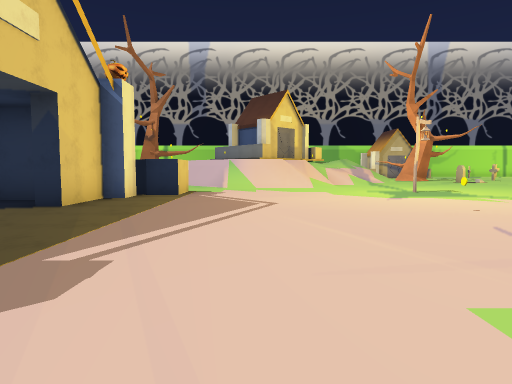
View 1 (above)

18 first-person views from a walk through a scene from a Unity 3-D project. The camera is 1.3 m above the floor, tilts 4° down and sees 75° across. The floor is counted in squares, 2 m on a side. Each view is taken from the middle of a square. On the plan, view 1 faces up. The plan holds only what a view shows up to about 10 squares ahead; the rest is blank. The place goes on beyond the plan. The player character is not drawn. Some animated figures are left out. Some surface patterns are stand-ins.

View 2
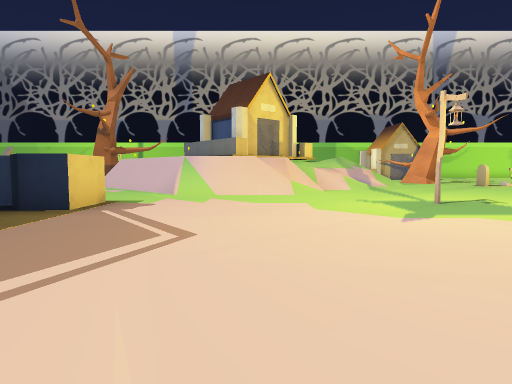

View 3
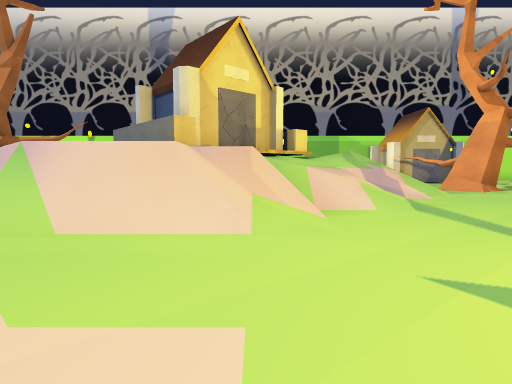

View 4
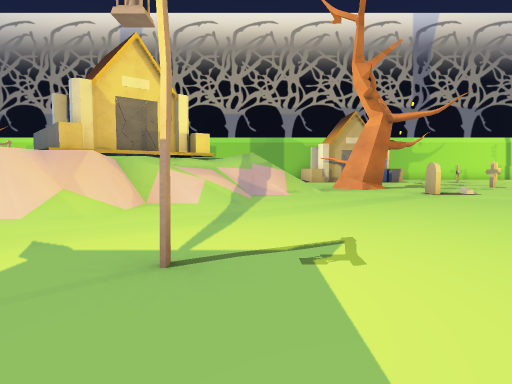

View 5
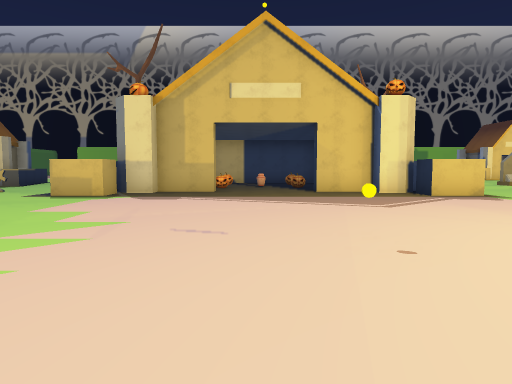

View 6
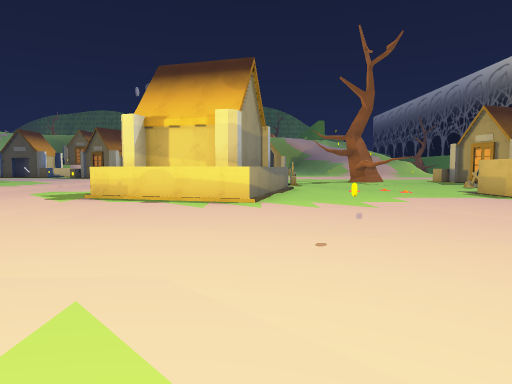

View 7
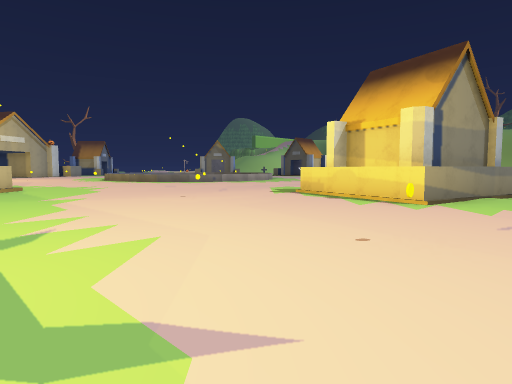

View 8
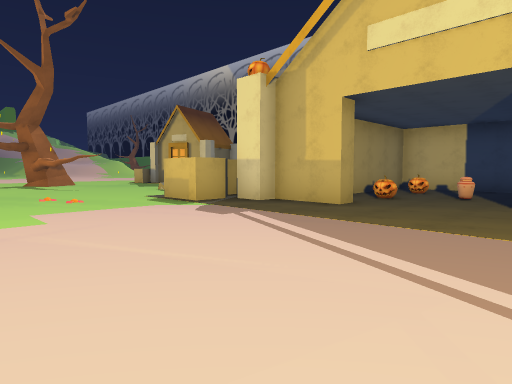

View 9
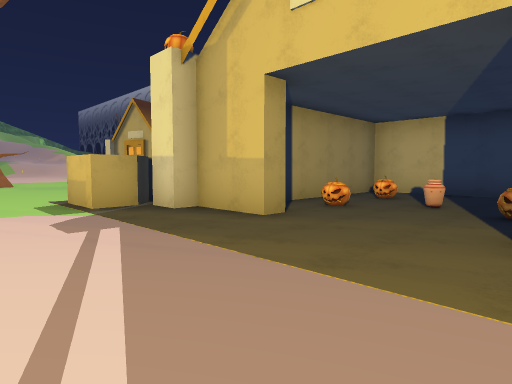

View 10
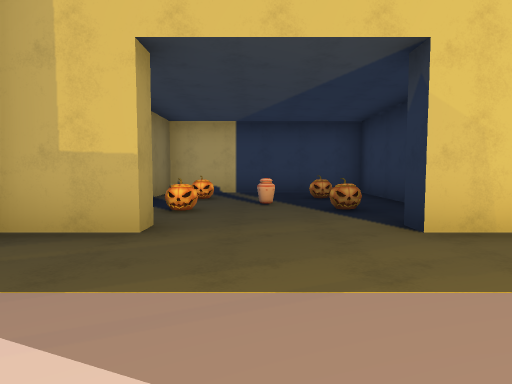

View 11
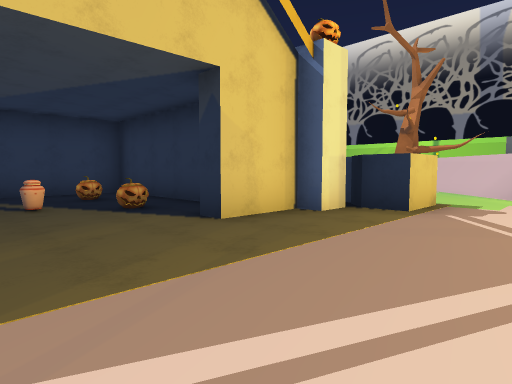

View 12
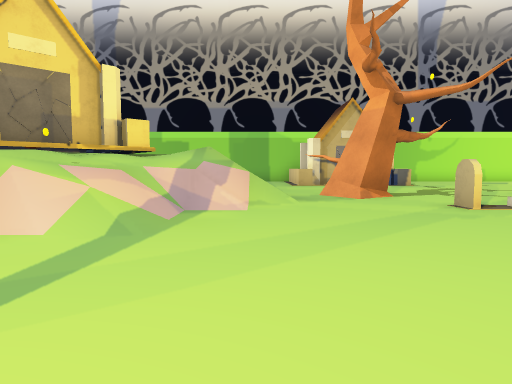

View 13
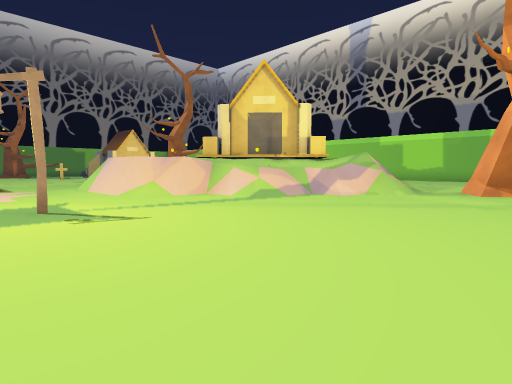

View 14
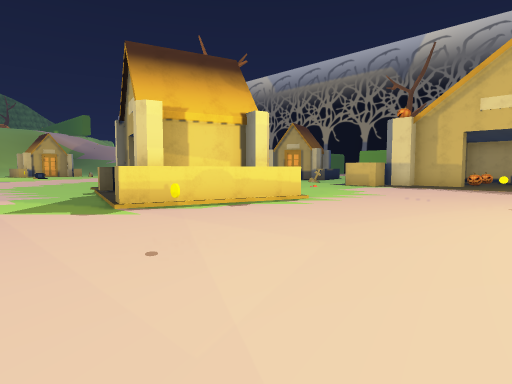

View 15
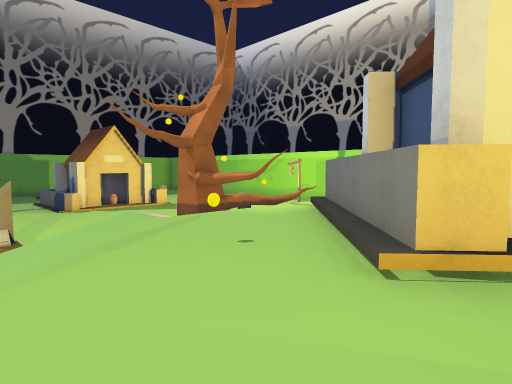

View 16
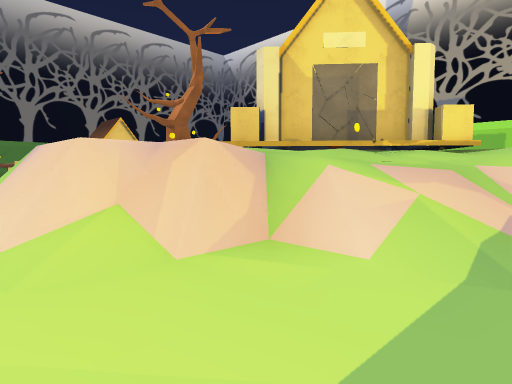

View 17
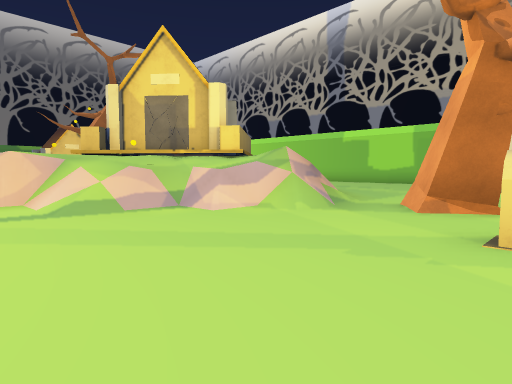

View 18
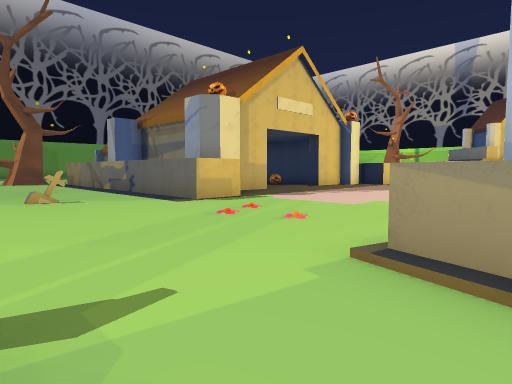

### Floor plan
Key: @ floor where view 1 was taken; # wall or solid block; . main floor; : floor 0.25 m higher than the main floor; + floor 1.5 m higher than the main floor; * floor 2 m higher than the main floor; % floor 2.25 m higher than the main floor; / step, stairs or slope; = window, fence, low wall or low ledge; ^ raised ledge; O other object.
Columns run from 10 left of view 1 to 10 right of it. Each row starts with its distance up from view 1.
 20            #/ ==...O.
 19      O     ##/ =/..O.
 18     OO /^#  ##///.OO.
 17        //##O%////....
 16 ..    ////#//////...O
 15 ...   =**O**/+//.....
 14   .O   #****=///.....
 13        /#**//=.......
 12        ./===//.......
 11        ..............
 10        ..............
  9       ###.....O......
  8       ###............
  7  ######..............
  6  #.O.O#..............
  5  #.O.O.......O.......
  4  #..O................
  3  #.O.O#...........O..
  2  ######..............
  1       ##......^^^#..
  0       ###.@...####...
 -1     #####.OO..#  :...
 -2    .......O..^###/...
 -3    ....#.....#^ #/..
 -4     ...........  ...
 -5        ...... .  ..
 -6         .O.

Where each view was taken, in squares from view 1:
view 1: 0 up, 0 right, facing up
view 2: 3 up, 1 right, facing up
view 3: 8 up, 2 right, facing up
view 4: 7 up, 5 right, facing up
view 5: 4 up, 6 right, facing left
view 6: 8 up, 4 right, facing down
view 7: 8 up, 2 right, facing down-right
view 8: 6 up, 2 right, facing down-left
view 9: 6 up, 0 right, facing down-left
view 10: 4 up, 0 right, facing left
view 11: 3 up, 0 right, facing up-left
view 12: 10 up, 6 right, facing up
view 13: 8 up, 10 right, facing up-left
view 14: 6 up, 10 right, facing down-left
view 15: 13 up, 1 right, facing up-left
view 16: 11 up, 5 right, facing up-left
view 17: 12 up, 10 right, facing up-left
view 18: 5 down, 4 right, facing up-left
